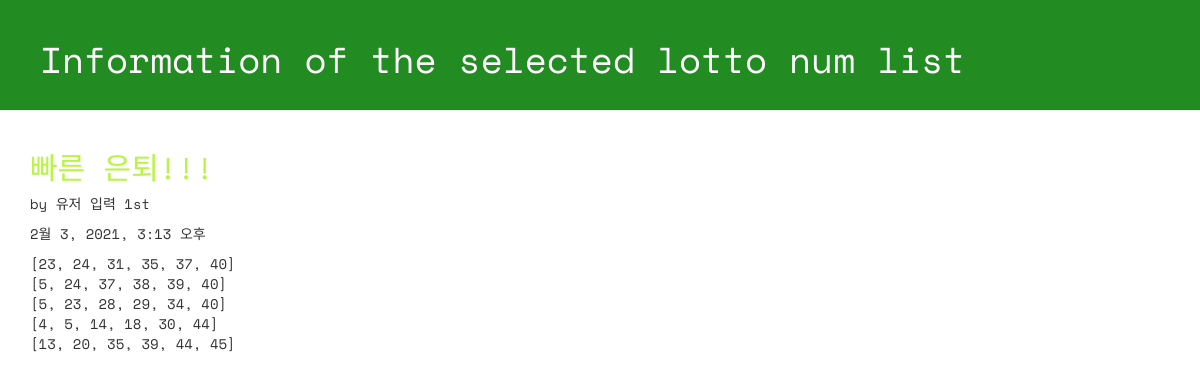
/lotto/4/detail/, run on the app's committed database.
### lotto/models.py (models this page shows, shortened)
class GuessNumbers(models.Model):
    name = models.CharField(max_length=24) #로또 번호 리스트 이름
    text = models.CharField(max_length=255)
    lottos = models.CharField(max_length=255, default='[1, 2, 3, 4, 5, 6]')
    num_lotto = models.IntegerField(default=5)
    update_date = models.DateTimeField()

### lotto/views.py (the view)
# urls.py: path('lotto/<int:lottokey>/detail/', views.detail, name='detail'),
def detail(request, lottokey):
    lotto = GuessNumbers.objects.get(pk=lottokey)
    return render(request, 'lotto/detail.html',{'lotto':lotto})

### lotto/templates/lotto/detail.html (shortened to what this page needs)
<!DOCTYPE html>
{% load staticfiles %}
<html lang="ko">
<head>
 <link rel="stylesheet" href="//maxcdn.bootstrapcdn.com/bootstrap/3.2.0/css/bootstrap.min.css">
 <link rel="stylesheet" href="//maxcdn.bootstrapcdn.com/bootstrap/3.2.0/css/bootstrap-theme.min.css">
 <link rel="stylesheet" href="{% static 'css/lotto.css'%}">
</head>
<body>
 <div class="page-header">
 <h1>Information of the selected lotto num list</h1>
 </div>
 <div class="container lotto">
   <h2>{{ lotto.text }}</h2>
   <p> by {{ lotto.name }}</p>
   <p> {{ lotto.update_date }}</p>
   <p> {{ lotto.lottos | linebreaksbr }}</p>
 </div>
</body>
</html>

### lotto/static/css/lotto.css (style rules this page uses)
.page-header { background-color: forestgreen; margin-top: 0; padding: 20px 20px 20px 40px; font-family: 'Space Mono', monospace; }
.page-header h1 { color: #FFFFFF; }
.container { font-family: 'Space Mono', monospace; }
.container h2 { color: #B9F442; }

### data on the page
GuessNumbers: text "빠른 은퇴!!!", name "유저 입력 1st", update_date "2월 3, 2021, 3:13 오후", lottos "[23, 24, 31, 35, 37, 40] [5, 24, 37, 38, 39, 40] [5, 23, 28, 29, 34, 40] [4, 5, 14, 18, 30, 44] [13, 20, 35, 39, 44, 45]"
